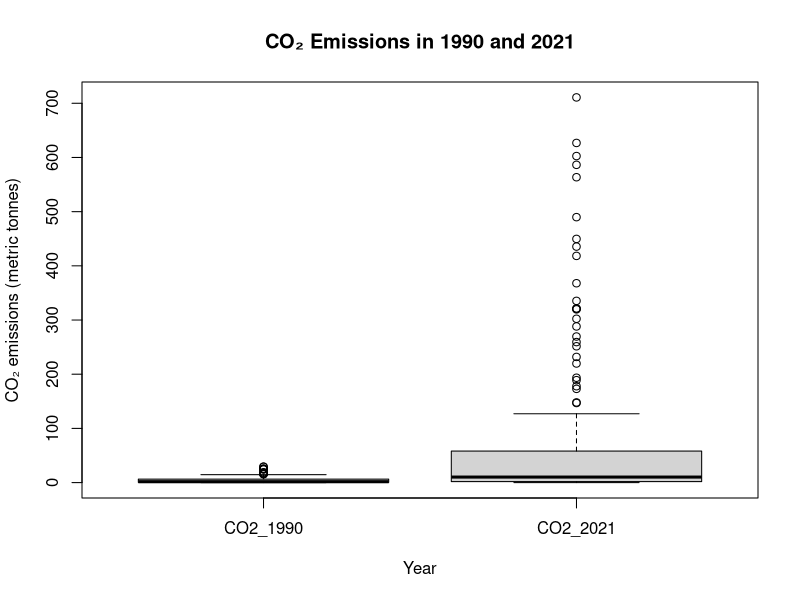
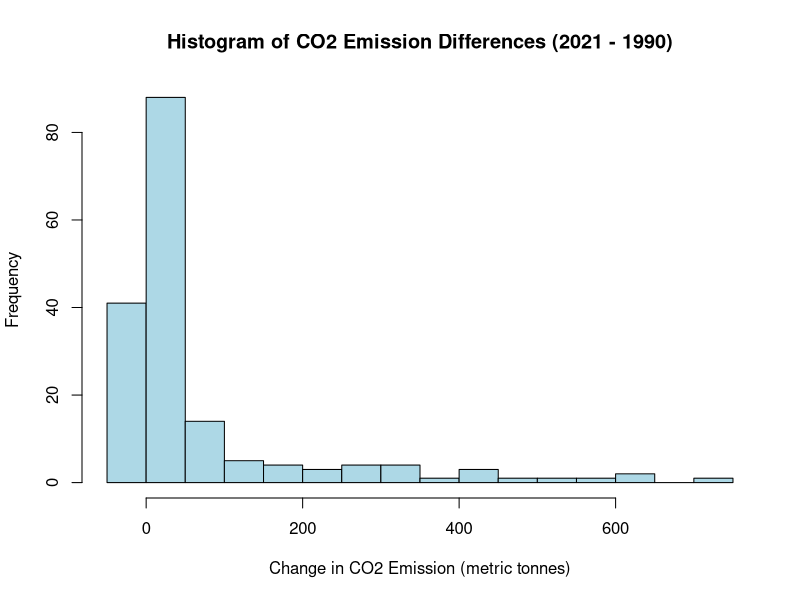
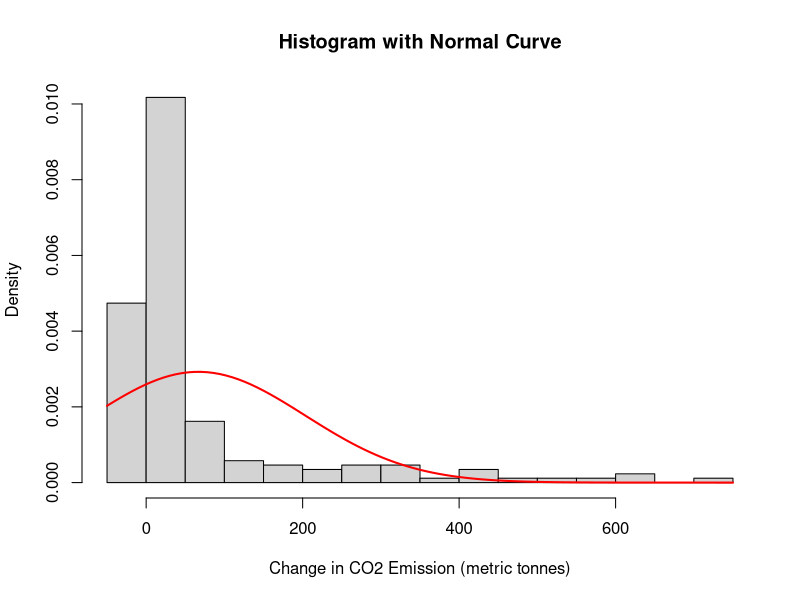

Write the R code that produced these figures, in order.
#install.packages("tidyverse")
library(tidyverse)

# Load dataset and keep original names
CO2 <- read.csv("tidy_format_co2_emission_dataset.csv", check.names = FALSE)

# Rename to simple names
colnames(CO2) <- c("country", "year", "CO2")

# Convert CO2 to numeric
CO2$CO2 <- as.numeric(CO2$CO2)

#remove rows with null CO2
CO2 <- CO2 %>% drop_na(CO2)

# Filter two years
CO2_1990 <- CO2 %>%
  filter(year == 1990) %>%
  select(country, CO2_1990 = CO2)

CO2_2021 <- CO2 %>%
  filter(year == 2021) %>%
  select(country, CO2_2021 = CO2)

# Merge & compute differences
paired <- inner_join(CO2_1990, CO2_2021, by = "country") %>%
  mutate(diff = CO2_2021 - CO2_1990)

# BOXPLOT
png("boxplot_CO2_1990_2021.png")
paired_long <- paired %>%
  pivot_longer(cols = c(CO2_1990, CO2_2021),
               names_to = "year",
               values_to = "co2")

paired_long$year <- recode(paired_long$year,
                           "co2_1990" = "1990",
                           "co2_2021" = "2021")

boxplot(co2 ~ year, data = paired_long,
        xlab="Year",
        ylab="CO₂ emissions (metric tonnes)",
        main="CO₂ Emissions in 1990 and 2021")
dev.off()


# HISTOGRAM
png("hist_diff_CO2.png")
hist(paired$diff, breaks=20,
     main="Histogram of CO2 Emission Differences (2021 - 1990)",
     xlab="Change in CO2 Emission (metric tonnes)",
     ylab="Frequency",
     col = "lightblue")
dev.off()

#  Add normal curve
png("hist_diff_normal_curve.png")
hist(paired$diff, freq = FALSE, breaks = 20,
     main = "Histogram with Normal Curve",
     xlab = "Change in CO2 Emission (metric tonnes)")
curve(dnorm(x, mean = mean(paired$diff), sd = sd(paired$diff)),
      col = "red", lwd = 2, add = TRUE)
dev.off()

# STATISTICAL TESTS
shapiro.test(paired$diff)
t.test(paired$CO2_2021, paired$CO2_1990, paired = TRUE)
wilcox.test(paired$CO2_2021, paired$CO2_1990, paired = TRUE)
